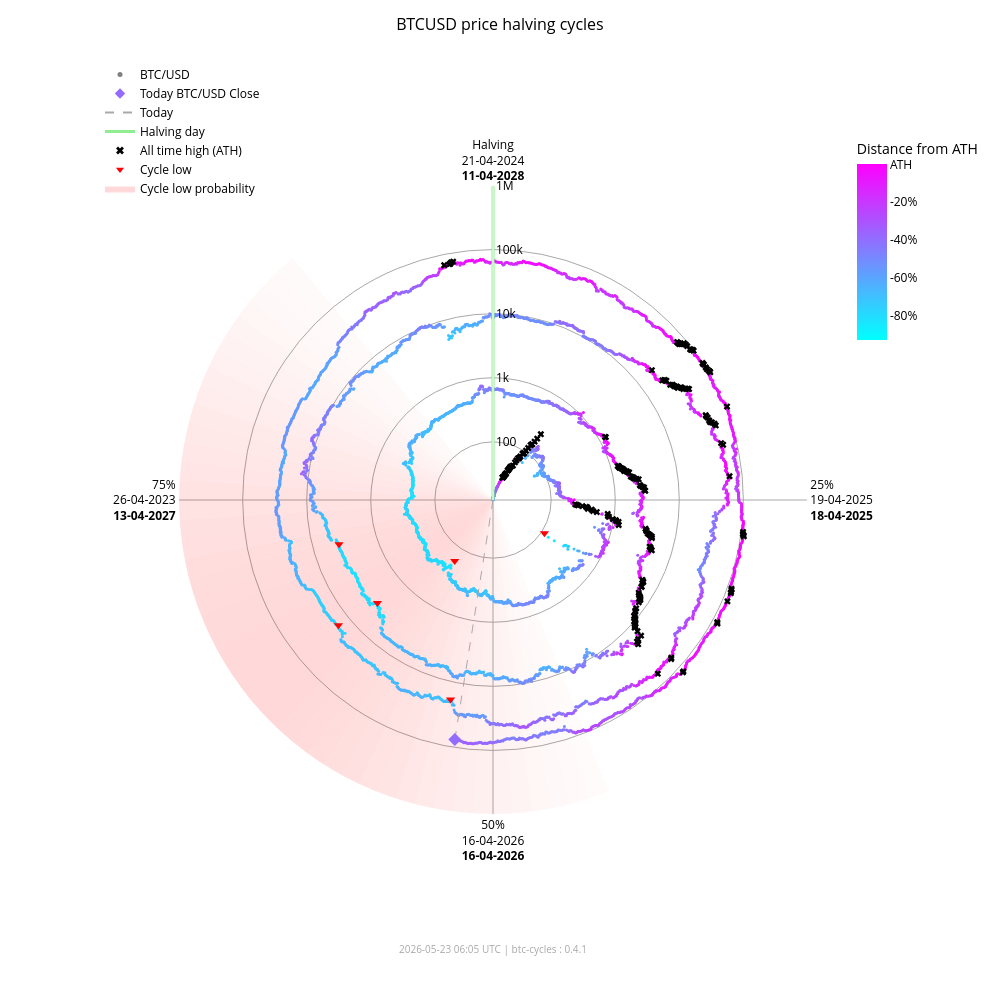

The cell this chart's notebook holds for it:
### Markdown cell above
### Interactive chart (plotly)

### Code cell
fig_interactive = btc.plot(
    kind="interactive",
    from_date="2012-11-28",
)
# plotly config for interactivity
config = {"scrollZoom": True, "displayModeBar": True}
# display in notebook
fig_interactive.show(config=config)

### Figure 1 — Plotly figure (JSON) as saved in the notebook; plotly's stock layout.template omitted (floating-point values rounded to 4 significant figures; data arrays with more than 128 entries replaced by an {"elided": "..."} marker saying what was removed)
{"data": [{"fill": "toself", "fillcolor": "rgba(255,0,0,0.017168280509461755)", "hoverinfo": "skip", "line": {"width": 0}, "mode": "lines", "r": [12.35, 1000000, 1000000, 12.35, 12.35], "showlegend": false, "theta": [158.4, 158.4, 162.0, 162.0, 158.4], "type": "scatterpolar"}, {"fill": "toself", "fillcolor": "rgba(255,0,0,0.022114794501891175)", "hoverinfo": "skip", "line": {"width": 0}, "mode": "lines", "r": [12.35, 1000000, 1000000, 12.35, 12.35], "showlegend": false, "theta": [162.0, 162.0, 165.6, 165.6, 162.0], "type": "scatterpolar"}, {"fill": "toself", "fillcolor": "rgba(255,0,0,0.02790404259511669)", "hoverinfo": "skip", "line": {"width": 0}, "mode": "lines", "r": [12.35, 1000000, 1000000, 12.35, 12.35], "showlegend": false, "theta": [165.6, 165.6, 169.2, 169.2, 165.6], "type": "scatterpolar"}, {"fill": "toself", "fillcolor": "rgba(255,0,0,0.034518294852420334)", "hoverinfo": "skip", "line": {"width": 0}, "mode": "lines", "r": [12.35, 1000000, 1000000, 12.35, 12.35], "showlegend": false, "theta": [169.2, 169.2, 172.8, 172.8, 169.2], "type": "scatterpolar"}, {"fill": "toself", "fillcolor": "rgba(255,0,0,0.041901979682821514)", "hoverinfo": "skip", "line": {"width": 0}, "mode": "lines", "r": [12.35, 1000000, 1000000, 12.35, 12.35], "showlegend": false, "theta": [172.8, 172.8, 176.4, 176.4, 172.8], "type": "scatterpolar"}, {"fill": "toself", "fillcolor": "rgba(255,0,0,0.04996405861294358)", "hoverinfo": "skip", "line": {"width": 0}, "mode": "lines", "r": [12.35, 1000000, 1000000, 12.35, 12.35], "showlegend": false, "theta": [176.4, 176.4, 180.0, 180.0, 176.4], "type": "scatterpolar"}, {"fill": "toself", "fillcolor": "rgba(255,0,0,0.05858349692240514)", "hoverinfo": "skip", "line": {"width": 0}, "mode": "lines", "r": [12.35, 1000000, 1000000, 12.35, 12.35], "showlegend": false, "theta": [180.0, 180.0, 183.6, 183.6, 180.0], "type": "scatterpolar"}, {"fill": "toself", "fillcolor": "rgba(255,0,0,0.06761662035375064)", "hoverinfo": "skip", "line": {"width": 0}, "mode": "lines", "r": [12.35, 1000000, 1000000, 12.35, 12.35], "showlegend": false, "theta": [183.6, 183.6, 187.2, 187.2, 183.6], "type": "scatterpolar"}, {"fill": "toself", "fillcolor": "rgba(255,0,0,0.07690481219944661)", "hoverinfo": "skip", "line": {"width": 0}, "mode": "lines", "r": [12.35, 1000000, 1000000, 12.35, 12.35], "showlegend": false, "theta": [187.2, 187.2, 190.8, 190.8, 187.2], "type": "scatterpolar"}, {"fill": "toself", "fillcolor": "rgba(255,0,0,0.08628112000611096)", "hoverinfo": "skip", "line": {"width": 0}, "mode": "lines", "r": [12.35, 1000000, 1000000, 12.35, 12.35], "showlegend": false, "theta": [190.8, 190.8, 194.4, 194.4, 190.8], "type": "scatterpolar"}, {"fill": "toself", "fillcolor": "rgba(255,0,0,0.09557490841018089)", "hoverinfo": "skip", "line": {"width": 0}, "mode": "lines", "r": [12.35, 1000000, 1000000, 12.35, 12.35], "showlegend": false, "theta": [194.4, 194.4, 198.0, 198.0, 194.4], "type": "scatterpolar"}, {"fill": "toself", "fillcolor": "rgba(255,0,0,0.10461455782963762)", "hoverinfo": "skip", "line": {"width": 0}, "mode": "lines", "r": [12.35, 1000000, 1000000, 12.35, 12.35], "showlegend": false, "theta": [198.0, 198.0, 201.6, 201.6, 198.0], "type": "scatterpolar"}, {"fill": "toself", "fillcolor": "rgba(255,0,0,0.11322908719652829)", "hoverinfo": "skip", "line": {"width": 0}, "mode": "lines", "r": [12.35, 1000000, 1000000, 12.35, 12.35], "showlegend": false, "theta": [201.6, 201.6, 205.2, 205.2, 201.6], "type": "scatterpolar"}, {"fill": "toself", "fillcolor": "rgba(255,0,0,0.12125015337052986)", "hoverinfo": "skip", "line": {"width": 0}, "mode": "lines", "r": [12.35, 1000000, 1000000, 12.35, 12.35], "showlegend": false, "theta": [205.2, 205.2, 208.8, 208.8, 205.2], "type": "scatterpolar"}, {"fill": "toself", "fillcolor": "rgba(255,0,0,0.12851590515331976)", "hoverinfo": "skip", "line": {"width": 0}, "mode": "lines", "r": [12.35, 1000000, 1000000, 12.35, 12.35], "showlegend": false, "theta": [208.8, 208.8, 212.4, 212.4, 208.8], "type": "scatterpolar"}, {"fill": "toself", "fillcolor": "rgba(255,0,0,0.13487757461161184)", "hoverinfo": "skip", "line": {"width": 0}, "mode": "lines", "r": [12.35, 1000000, 1000000, 12.35, 12.35], "showlegend": false, "theta": [212.4, 212.4, 216.0, 216.0, 212.4], "type": "scatterpolar"}, {"fill": "toself", "fillcolor": "rgba(255,0,0,0.14020862181849592)", "hoverinfo": "skip", "line": {"width": 0}, "mode": "lines", "r": [12.35, 1000000, 1000000, 12.35, 12.35], "showlegend": false, "theta": [216.0, 216.0, 219.6, 219.6, 216.0], "type": "scatterpolar"}, {"fill": "toself", "fillcolor": "rgba(255,0,0,0.14441504950654527)", "hoverinfo": "skip", "line": {"width": 0}, "mode": "lines", "r": [12.35, 1000000, 1000000, 12.35, 12.35], "showlegend": false, "theta": [219.6, 219.6, 223.2, 223.2, 219.6], "type": "scatterpolar"}, {"fill": "toself", "fillcolor": "rgba(255,0,0,0.14744459351271713)", "hoverinfo": "skip", "line": {"width": 0}, "mode": "lines", "r": [12.35, 1000000, 1000000, 12.35, 12.35], "showlegend": false, "theta": [223.2, 223.2, 226.8, 226.8, 223.2], "type": "scatterpolar"}, {"fill": "toself", "fillcolor": "rgba(255,0,0,0.14929223192296423)", "hoverinfo": "skip", "line": {"width": 0}, "mode": "lines", "r": [12.35, 1000000, 1000000, 12.35, 12.35], "showlegend": false, "theta": [226.8, 226.8, 230.4, 230.4, 226.8], "type": "scatterpolar"}, {"fill": "toself", "fillcolor": "rgba(255,0,0,0.15)", "hoverinfo": "skip", "line": {"width": 0}, "mode": "lines", "r": [12.35, 1000000, 1000000, 12.35, 12.35], "showlegend": false, "theta": [230.4, 230.4, 234.0, 234.0, 230.4], "type": "scatterpolar"}, {"fill": "toself", "fillcolor": "rgba(255,0,0,0.14965033825231114)", "hoverinfo": "skip", "line": {"width": 0}, "mode": "lines", "r": [12.35, 1000000, 1000000, 12.35, 12.35], "showlegend": false, "theta": [234.0, 234.0, 237.6, 237.6, 234.0], "type": "scatterpolar"}, {"fill": "toself", "fillcolor": "rgba(255,0,0,0.14835378057909807)", "hoverinfo": "skip", "line": {"width": 0}, "mode": "lines", "r": [12.35, 1000000, 1000000, 12.35, 12.35], "showlegend": false, "theta": [237.6, 237.6, 241.2, 241.2, 237.6], "type": "scatterpolar"}, {"fill": "toself", "fillcolor": "rgba(255,0,0,0.14623322283554635)", "hoverinfo": "skip", "line": {"width": 0}, "mode": "lines", "r": [12.35, 1000000, 1000000, 12.35, 12.35], "showlegend": false, "theta": [241.2, 241.2, 244.8, 244.8, 241.2], "type": "scatterpolar"}, {"fill": "toself", "fillcolor": "rgba(255,0,0,0.1434078538226231)", "hoverinfo": "skip", "line": {"width": 0}, "mode": "lines", "r": [12.35, 1000000, 1000000, 12.35, 12.35], "showlegend": false, "theta": [244.8, 244.8, 248.4, 248.4, 244.8], "type": "scatterpolar"}, {"fill": "toself", "fillcolor": "rgba(255,0,0,0.13997983179373427)", "hoverinfo": "skip", "line": {"width": 0}, "mode": "lines", "r": [12.35, 1000000, 1000000, 12.35, 12.35], "showlegend": false, "theta": [248.4, 248.4, 252.0, 252.0, 248.4], "type": "scatterpolar"}, {"fill": "toself", "fillcolor": "rgba(255,0,0,0.13602598258454268)", "hoverinfo": "skip", "line": {"width": 0}, "mode": "lines", "r": [12.35, 1000000, 1000000, 12.35, 12.35], "showlegend": false, "theta": [252.0, 252.0, 255.6, 255.6, 252.0], "type": "scatterpolar"}, {"fill": "toself", "fillcolor": "rgba(255,0,0,0.13159547355344953)", "hoverinfo": "skip", "line": {"width": 0}, "mode": "lines", "r": [12.35, 1000000, 1000000, 12.35, 12.35], "showlegend": false, "theta": [255.6, 255.6, 259.2, 259.2, 255.6], "type": "scatterpolar"}, {"fill": "toself", "fillcolor": "rgba(255,0,0,0.12671301775492697)", "hoverinfo": "skip", "line": {"width": 0}, "mode": "lines", "r": [12.35, 1000000, 1000000, 12.35, 12.35], "showlegend": false, "theta": [259.2, 259.2, 262.8, 262.8, 259.2], "type": "scatterpolar"}, {"fill": "toself", "fillcolor": "rgba(255,0,0,0.12138610149219965)", "hoverinfo": "skip", "line": {"width": 0}, "mode": "lines", "r": [12.35, 1000000, 1000000, 12.35, 12.35], "showlegend": false, "theta": [262.8, 262.8, 266.4, 266.4, 262.8], "type": "scatterpolar"}, {"fill": "toself", "fillcolor": "rgba(255,0,0,0.1156142551644921)", "hoverinfo": "skip", "line": {"width": 0}, "mode": "lines", "r": [12.35, 1000000, 1000000, 12.35, 12.35], "showlegend": false, "theta": [266.4, 266.4, 270.0, 270.0, 266.4], "type": "scatterpolar"}, {"fill": "toself", "fillcolor": "rgba(255,0,0,0.10939851441251548)", "hoverinfo": "skip", "line": {"width": 0}, "mode": "lines", "r": [12.35, 1000000, 1000000, 12.35, 12.35], "showlegend": false, "theta": [270.0, 270.0, 273.6, 273.6, 270.0], "type": "scatterpolar"}, {"fill": "toself", "fillcolor": "rgba(255,0,0,0.10274974912946185)", "hoverinfo": "skip", "line": {"width": 0}, "mode": "lines", "r": [12.35, 1000000, 1000000, 12.35, 12.35], "showlegend": false, "theta": [273.6, 273.6, 277.2, 277.2, 273.6], "type": "scatterpolar"}, {"fill": "toself", "fillcolor": "rgba(255,0,0,0.09569517349791425)", "hoverinfo": "skip", "line": {"width": 0}, "mode": "lines", "r": [12.35, 1000000, 1000000, 12.35, 12.35], "showlegend": false, "theta": [277.2, 277.2, 280.8, 280.8, 277.2], "type": "scatterpolar"}, {"fill": "toself", "fillcolor": "rgba(255,0,0,0.08828282625646727)", "hoverinfo": "skip", "line": {"width": 0}, "mode": "lines", "r": [12.35, 1000000, 1000000, 12.35, 12.35], "showlegend": false, "theta": [280.8, 280.8, 284.4, 284.4, 280.8], "type": "scatterpolar"}, {"fill": "toself", "fillcolor": "rgba(255,0,0,0.08058400018765345)", "hoverinfo": "skip", "line": {"width": 0}, "mode": "lines", "r": [12.35, 1000000, 1000000, 12.35, 12.35], "showlegend": false, "theta": [284.4, 284.4, 288.0, 288.0, 284.4], "type": "scatterpolar"}, {"fill": "toself", "fillcolor": "rgba(255,0,0,0.07269354608292704)", "hoverinfo": "skip", "line": {"width": 0}, "mode": "lines", "r": [12.35, 1000000, 1000000, 12.35, 12.35], "showlegend": false, "theta": [288.0, 288.0, 291.6, 291.6, 288.0], "type": "scatterpolar"}, {"fill": "toself", "fillcolor": "rgba(255,0,0,0.06472784449068783)", "hoverinfo": "skip", "line": {"width": 0}, "mode": "lines", "r": [12.35, 1000000, 1000000, 12.35, 12.35], "showlegend": false, "theta": [291.6, 291.6, 295.2, 295.2, 291.6], "type": "scatterpolar"}, {"fill": "toself", "fillcolor": "rgba(255,0,0,0.05682021976743955)", "hoverinfo": "skip", "line": {"width": 0}, "mode": "lines", "r": [12.35, 1000000, 1000000, 12.35, 12.35], "showlegend": false, "theta": [295.2, 295.2, 298.8, 298.8, 295.2], "type": "scatterpolar"}, {"fill": "toself", "fillcolor": "rgba(255,0,0,0.04911378436707333)", "hoverinfo": "skip", "line": {"width": 0}, "mode": "lines", "r": [12.35, 1000000, 1000000, 12.35, 12.35], "showlegend": false, "theta": [298.8, 298.8, 302.4, 302.4, 298.8], "type": "scatterpolar"}, {"fill": "toself", "fillcolor": "rgba(255,0,0,0.04175213714896469)", "hoverinfo": "skip", "line": {"width": 0}, "mode": "lines", "r": [12.35, 1000000, 1000000, 12.35, 12.35], "showlegend": false, "theta": [302.4, 302.4, 306.0, 306.0, 302.4], "type": "scatterpolar"}, {"fill": "toself", "fillcolor": "rgba(255,0,0,0.034868865657538876)", "hoverinfo": "skip", "line": {"width": 0}, "mode": "lines", "r": [12.35, 1000000, 1000000, 12.35, 12.35], "showlegend": false, "theta": [306.0, 306.0, 309.6, 309.6, 306.0], "type": "scatterpolar"}, {"fill": "toself", "fillcolor": "rgba(255,0,0,0.02857722515334582)", "hoverinfo": "skip", "line": {"width": 0}, "mode": "lines", "r": [12.35, 1000000, 1000000, 12.35, 12.35], "showlegend": false, "theta": [309.6, 309.6, 313.2, 313.2, 309.6], "type": "scatterpolar"}, {"fill": "toself", "fillcolor": "rgba(255,0,0,0.022961515313555197)", "hoverinfo": "skip", "line": {"width": 0}, "mode": "lines", "r": [12.35, 1000000, 1000000, 12.35, 12.35], "showlegend": false, "theta": [313.2, 313.2, 316.8, 316.8, 313.2], "type": "scatterpolar"}, {"fill": "toself", "fillcolor": "rgba(255,0,0,0.01807146942917362)", "hoverinfo": "skip", "line": {"width": 0}, "mode": "lines", "r": [12.35, 1000000, 1000000, 12.35, 12.35], "showlegend": false, "theta": [316.8, 316.8, 320.4, 320.4, 316.8], "type": "scatterpolar"}, {"hoverinfo": "text", "marker": {"color": {"elided": "4925 str values"}, "size": 3}, "mode": "markers", "r": {"elided": "4925 float values"}, "showlegend": false, "text": {"elided": "4925 str values"}, "theta": {"elided": "4925 float values"}, "type": "scatterpolar"}, {"hoverinfo": "skip", "line": {"color": "lightgreen", "width": 3}, "mode": "lines", "r": [12.35, 1000000], "showlegend": false, "theta": [0, 0], "type": "scatterpolar"}, {"hoverinfo": "skip", "line": {"color": "darkgrey", "dash": "dash", "width": 1}, "mode": "lines", "r": [12.35, 75410.0], "showlegend": false, "theta": [189.1, 189.1], "type": "scatterpolar"}, {"hoverinfo": "text", "marker": {"color": "#936cff", "size": 10, "symbol": "diamond"}, "mode": "markers", "r": [75410.0], "showlegend": false, "text": ["Today<br>Date: 2026-05-23<br>Price: $75,410.69"], "theta": [189.1], "type": "scatterpolar"}, {"hoverinfo": "text", "marker": {"color": "black", "size": 6, "symbol": "x"}, "mode": "markers", "r": {"elided": "195 float values"}, "showlegend": false, "text": {"elided": "195 str values"}, "theta": {"elided": "195 float values"}, "type": "scatterpolar"}, {"hoverinfo": "text", "marker": {"color": "red", "size": 8, "symbol": "triangle-down"}, "mode": "markers", "r": [111.6, 164.9, 3233.0, 3925.0, 18950.0, 15760.0], "showlegend": false, "text": ["Cycle Low<br>Date: 2014-02-21<br>Price: $111.56<br>ATH distance: -91.0%", "Cycle Low<br>Date: 2015-01-14<br>Price: $164.92<br>ATH distance: -86.7%", "Cycle Low<br>Date: 2018-12-15<br>Price: $3,232.51<br>ATH distance: -83.3%", "Cycle Low<br>Date: 2019-03-25<br>Price: $3,924.55<br>ATH distance: -79.7%", "Cycle Low<br>Date: 2022-06-18<br>Price: $18,954.25<br>ATH distance: -71.9%", "Cycle Low<br>Date: 2022-11-21<br>Price: $15,760.19<br>ATH distance: -76.7%"], "theta": [122.8, 212.1, 228.3, 254.0, 192.0, 231.0], "type": "scatterpolar"}, {"marker": {"color": "grey", "size": 5}, "mode": "markers", "name": "BTC/USD", "r": [null], "theta": [null], "type": "scatterpolar"}, {"marker": {"color": "#936cff", "size": 8, "symbol": "diamond"}, "mode": "markers", "name": "Today BTC/USD Close", "r": [null], "theta": [null], "type": "scatterpolar"}, {"line": {"color": "darkgrey", "dash": "dash"}, "mode": "lines", "name": "Today", "r": [null], "theta": [null], "type": "scatterpolar"}, {"line": {"color": "lightgreen", "width": 3}, "mode": "lines", "name": "Halving day", "r": [null], "theta": [null], "type": "scatterpolar"}, {"marker": {"color": "black", "size": 7, "symbol": "x"}, "mode": "markers", "name": "All time high (ATH)", "r": [null], "theta": [null], "type": "scatterpolar"}, {"marker": {"color": "red", "size": 7, "symbol": "triangle-down"}, "mode": "markers", "name": "Cycle low", "r": [null], "theta": [null], "type": "scatterpolar"}, {"fill": "toself", "fillcolor": "rgba(255,0,0,0.15)", "line": {"width": 0}, "mode": "lines", "name": "Cycle low probability", "r": [null], "theta": [null], "type": "scatterpolar"}, {"hoverinfo": "skip", "marker": {"cmax": 0, "cmin": -0.9307, "color": [0], "colorbar": {"len": 0.25, "ticktext": ["ATH", "-20%", "-40%", "-60%", "-80%", "-100%"], "tickvals": [0, -0.2, -0.4, -0.6, -0.8, -1.0], "title": {"text": "Distance from ATH"}, "x": 0.95, "y": 0.92, "yanchor": "top"}, "colorscale": {"elided": "256x2 mixed values"}, "showscale": true, "size": 0}, "mode": "markers", "r": [null], "showlegend": false, "theta": [null], "type": "scatterpolar"}], "layout": {"annotations": [{"font": {"color": "darkgrey", "size": 10}, "showarrow": false, "text": "2026-05-23 06:05 UTC | btc-cycles : 0.4.1", "x": 0.5, "xref": "paper", "y": -0.02, "yref": "paper"}], "font": {"color": "black"}, "height": 1000, "legend": {"bgcolor": "rgba(0,0,0,0)", "font": {"color": "black"}, "x": 0.0, "y": 1.0}, "margin": {"b": 60, "l": 100, "r": 80, "t": 60}, "paper_bgcolor": "white", "plot_bgcolor": "white", "polar": {"angularaxis": {"color": "black", "direction": "clockwise", "gridcolor": "darkgrey", "rotation": 90, "ticktext": ["Halving<br>21-04-2024<br><b>11-04-2028</b>", "25%<br>19-04-2025<br><b>18-04-2025</b>", "50%<br>16-04-2026<br><b>16-04-2026</b>", "75%<br>26-04-2023<br><b>13-04-2027</b>"], "tickvals": [0, 90, 180, 270]}, "bgcolor": "white", "domain": {"x": [0.1, 0.9], "y": [0.05, 0.95]}, "radialaxis": {"angle": 90, "color": "black", "gridcolor": "darkgrey", "range": [1.092, 6.0], "tickangle": 90, "ticktext": ["100", "1k", "10k", "100k", "1M"], "tickvals": [100, 1000, 10000, 100000, 1000000], "type": "log"}}, "title": {"font": {"color": "black", "size": 16}, "text": "BTCUSD price halving cycles", "x": 0.5}, "width": 1000}}
